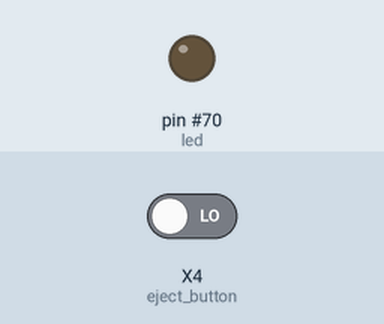
Simulated run of this program. Board: pyboard running MicroPython. Parts: output pins drawn as LEDs (lit = HIGH). Dashed ring = blinking. The inputs (shaded band) are chosen by the test bench; at power-on: X4 (eject_button) LOW. The clock reads 2024-03-15 10:24:30 at power-on unless the program sets it; files the program writes start out absent; files that are not in the repository are absent; what the program prints to the serial console is not drawn. At 7.1 s the program stops and its outputs stay as they are.

Above: at 1.2 s.
1.3 s: X4 (eject_button) driven HIGH
At 5.15 s:
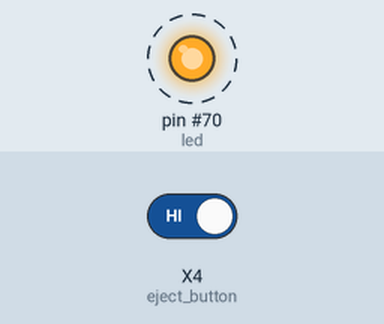
Timing chart, 0 to 8.4 s (numbered marks = the images above; inputs shaded):
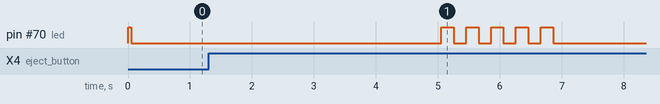

The program:

Testesdcard.py
```python
# datalogger_rtc.py - Logs date and time to SD Card with safe eject button
import os
import machine
import time
from sdcard import SDCard

# --- Hardware Configuration ---

# Onboard LED for visual feedback
led = machine.Pin("LED", machine.Pin.OUT)

# Safe Eject Button on GP3
# Connection: One button pin -> GP3, other pin -> 3V3 (Pin 36)
eject_button = machine.Pin(3, machine.Pin.IN, machine.Pin.PULL_DOWN)

# SPI(1) Hardware Configuration - Physical Pins 14, 15, 16, 17
spi = machine.SPI(1,
                  baudrate=1000000,
                  sck=machine.Pin(10),
                  mosi=machine.Pin(11),
                  miso=machine.Pin(12))
cs = machine.Pin(13, machine.Pin.OUT)

# --- Initialization ---

print("Initializing logging system...")

# Mount SD card
try:
    sd = SDCard(spi, cs)
    os.mount(sd, '/sd')
    print("✓ SD card mounted successfully.")
except Exception as e:
    print(f"✗ Critical failure mounting SD card: {e}")
    print("Program will be terminated.")
    raise

# Initialize Real-Time Clock (RTC)
rtc = machine.RTC()

# IMPORTANT: On first run, uncomment the line below
# and adjust to current date and time to set the clock.
# Format: (year, month, day, weekday, hour, minute, second, microsecond)
# Example for August 25, 2025, 18:13:00 (Monday = 0)
# rtc.datetime((2025, 8, 25, 0, 18, 13, 0, 0))

# Define log file name
log_file_path = '/sd/timelog3.csv'

# Create file with header if it doesn't exist
try:
    with open(log_file_path, 'r') as f:
        pass # File already exists, do nothing
    print(f"✓ Using existing log file: {log_file_path}")
except OSError:
    # File doesn't exist, create it with header
    with open(log_file_path, 'w') as f:
        f.write("Timestamp\n")
    print(f"✓ New log file created: {log_file_path}")

print("\n--- LOGGING STARTED ---")
print("Press button on GP3 to safely unmount card.")

# --- Main Loop ---
while True:
    # Check if eject button was pressed
    if eject_button.value() == 1:
        print("\nEject button pressed. Finalizing...")
        break

    # Get current date and time from RTC
    current_time = rtc.datetime()

    # Format date and time as friendly string
    timestamp_str = "{:04d}-{:02d}-{:02d} {:02d}:{:02d}:{:02d}".format(
        current_time[0], current_time[1], current_time[2],
        current_time[4], current_time[5], current_time[6]
    )

    # Open file in append mode and save new line
    try:
        with open(log_file_path, 'a') as f:
            f.write(f"{timestamp_str}\n")

        # Blink LED quickly to indicate record was saved
        led.on()
        time.sleep_ms(50)
        led.off()

        print(f"Record saved: {timestamp_str}")

    except Exception as e:
        print(f"✗ Error saving to file: {e}")

    # Wait 5 seconds for next record
    time.sleep(5)

# --- Safe Shutdown and Ejection ---
print("\nUnmounting SD card filesystem...")
try:
    os.umount('/sd')
    print("✓ SD card safely unmounted!")

    # Blink LED 5 times to signal safe card removal
    for _ in range(5):
        led.on()
        time.sleep(0.2)
        led.off()
        time.sleep(0.2)

except Exception as e:
    print(f"✗ Error unmounting SD card: {e}")

print("Program terminated. Safe to remove card.")
```
